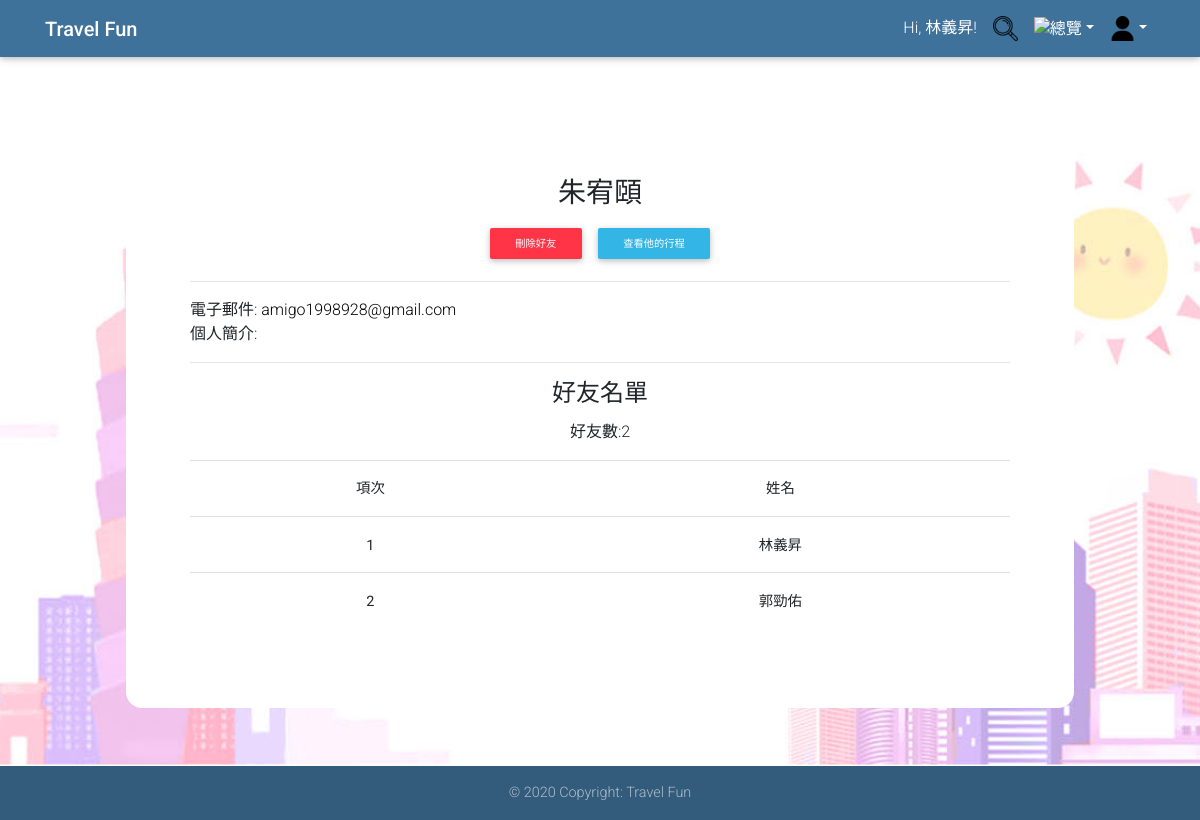
Page /about.php?id=amigo (signed in) on the committed database.
### tables this page shows
CREATE TABLE `user` (
  `user_id` varchar(20) NOT NULL COMMENT '會員帳號',
  `user_password` varchar(128) NOT NULL COMMENT '會員密碼',
  `user_name` varchar(20) NOT NULL COMMENT '會員名稱',
  `user_email` varchar(64) NOT NULL COMMENT '電子郵件',
  `user_key` char(32) NOT NULL COMMENT '代碼',
  `introduction` text NOT NULL COMMENT '自我介紹',
  `Authority` int(1) DEFAULT NULL COMMENT '權限代號'
);

CREATE TABLE `friend` (
  `friend_id` int(10) NOT NULL COMMENT '好友編號',
  `oneself` varchar(20) NOT NULL COMMENT '自己(帳號)',
  `others` varchar(20) NOT NULL COMMENT '他人(帳號)',
  `status` int(1) DEFAULT NULL COMMENT '好友狀態'
);

### about.php (the view, shortened to what this page needs)
<?php
mysqli_query($con, "SET NAMES UTF8");
if (!isset($_GET['id'])) {
    if (isset($_SESSION['user_id'])) {
        $id = $_SESSION['user_id'];
    } else {
        header("Location: index.php");
    }
} else {
    $id = strip_tags($_GET['id']);
}
$sql = "SELECT * FROM `user` WHERE user_id='" . $id . "'";
$result = mysqli_query($con, $sql);
$row = mysqli_fetch_assoc($result);
$name = $row['user_name'];
$email = $row['user_email'];
$introduction = $row['introduction'];
if (isset($_GET['id'])) {
    $checksql = "select * from friend where `friend_id` in (SELECT `friend_id` FROM `friend` WHERE `oneself`='" . $_SESSION['user_id'] . "' or `others`='" . $_SESSION['user_id'] . "') and `oneself`='" . $_GET['id'] . "' or `others`='" . $_GET['id'] . "'";
    $checkresult = mysqli_query($con, $checksql);
    $checkrow = mysqli_fetch_assoc($checkresult);
    $friendid = $checkrow['friend_id'];
    $status = $checkrow['status'];
}
if (isset($_GET['Approved']) && isset($_SESSION['user_id'])) {
    $sql2 = "SELECT * FROM `friend` WHERE status is null  and friend_id in (select friend_id from friend where  `others`='$id' ) ORDER BY `friend`.`friend_id` ASC";
} else
{
    $sql2 = "SELECT * FROM `friend` WHERE status = 1 and friend_id in (select friend_id from friend where `oneself` = '$id' or `others`='$id' )  ORDER BY `friend`.`friend_id` ASC";
}
$result2 = mysqli_query($con, $sql2);
$records_per_page = 10;
if (isset($_GET["page"]))
    $page = $_GET["page"];
else
    $page = 1;
$total_records = mysqli_num_rows($result2);
$started_record = $records_per_page * ($page - 1);
if ($total_records != 0)
    mysqli_data_seek($result2, $started_record);
if (isset($_GET['Approved'])) {
    $place = "待審核名單";
} else if (isset($_GET['search'])) {
    $place = "搜尋會員:" . $_GET['search'];
} else {
    $place = "好友名單";
}
?>
<!DOCTYPE html>
<html>
<head>
    <link rel="stylesheet" href="https://use.fontawesome.com/releases/v5.11.2/css/all.css">
    <link rel="stylesheet" href="https://stackpath.bootstrapcdn.com/bootstrap/4.4.1/css/bootstrap.min.css">
    <link rel="stylesheet" href="css/mdb.min.css">
    <link rel="stylesheet" href="css/result.css">
</head>
<body>
    <header>
        <nav class="navbar navbar-expand-lg navbar-dark fixed-top unique-color">
            <div class="container">
                <a class="navbar-brand" href="index.php"><strong>Travel Fun</strong></a>
                <div class="collapse navbar-collapse justify-content-end" id="navbarSupportedContent">
                    <ul class="navbar-nav">
                        <?php if (isset($_SESSION['user_id'])) { ?>
                            <li class="nav-item p-0"><a class="nav-link disabled">Hi, <?php echo $_SESSION['user_name']; ?>!</a></li>
                        <?php } else  ?>
                        <li class="nav-link p-0"> <a class="nav-link" href="search.php"><img src="image/search.png" alt="搜尋" height="25" width="25"></a> </li>
                        <li class="nav-item dropdown">
                            <a class="nav-link dropdown-toggle" id="navbarDropdownMenuLink-333" data-toggle="dropdown" aria-haspopup="true" aria-expanded="false"><img src="image/all.png" alt="總覽" height="25" width="25"></a>
                        <li class="nav-item dropdown">
                            <a class="nav-link dropdown-toggle" id="navbarDropdownMenuLink-333" data-toggle="dropdown" aria-haspopup="true" aria-expanded="false"><img src="image/login.png" alt="login" height="25" width="25"></a>
                        </li>
                    </ul>
                </div>
            </div>
        </nav>
    </header>
    <main>
        <div class="py-md-5">
            <div class="container2">
                <?php if (!isset($_GET['search'])) { ?>
                    <h3 class='text-center card-title'><b><?php echo $name; ?></b></h3>
                    <center>
                        <?php if (isset($_GET['id']) && $_GET['id'] != $_SESSION['user_id']) {
                            if (empty($checkrow)) { ?>
                                <input class="btn btn-info btn-sm" type="button" value="成為好友" onclick="location.href='about.php?id=<?php echo $_GET['id']; ?>&addfriend=<?php echo $_GET['id']; ?>'" />
                            <?php } else if ($status == 1) { ?>
                                <input class="btn btn-danger btn-sm" type="button" value="刪除好友" onclick="location.href='about.php?id=<?php echo $_GET['id']; ?>&del=<?php echo $friendid; ?>'" />
                        <?php }
                        } ?>
                        <?php if ($id != $_SESSION['user_id']) { ?>
                            <button class="btn btn-info btn-sm" type="button" onclick="location.href='itineraries.php?id=<?php echo $id; ?>'">查看他的行程</button>
                        <?php } ?>
                    </center>
                    <hr>
                    電子郵件:<?php echo " <a href='mailto:" . $email . "'><font color='black'>" . $email . "</font></a>"; ?> <br>
                    個人簡介:<?php echo $introduction.$addfriendsql; ?> <br>
                    <hr>
                <?php } ?>
                <h4 class='text-center card-title'><b><?php echo $place; ?></b></h4>
                <center>好友數:<?php echo $total_records; ?><p>
                        <center>
                            <table class='table'>
                                <thead>
                                    <tr align='center' valign='center'>
                                        <td>項次</td>
                                        <td>
                                            <nobr>姓名</nobr>
                                        </td>
                                </thead>
                                <tbody>
                                    <?php
                                    $j = 1;
                                    while ($row2 = mysqli_fetch_assoc($result2) and $j <= $records_per_page) {
                                        $oneself = $row2['oneself'];
                                        $other = $row2['others'];
                                        if ($oneself == $id) {
                                            $out_id = $other;
                                        } else {
                                            $out_id = $oneself;
                                        }
                                        $selectsql = "select * from user where user_id='" . $out_id . "'";
                                        $selectresult = mysqli_query($con, $selectsql);
                                        $selectrow = mysqli_fetch_assoc($selectresult);
                                        $out_name = $selectrow['user_name'];
                                        $j++;
                                    ?>
                                        <tr align="center" valign="center">
                                            <th><?php echo $j - 1; ?></th>
                                            <th><a href=?id=<?php echo $out_id; ?>><?php echo $out_name ?></a></th>
                                        </tr>
                                    <?php } ?>
                                </tbody>
                            </table>
                            <ul class="pagination">
                            </ul>
            </div>
        </div>
    </main>
    <footer class="page-footer font-small unique-color fixed-bottom">
        <div class="footer-copyright text-center py-3">© 2020 Copyright: Travel Fun</div>
    </footer>
</body>
</html>

### css/result.css (style rules this page uses)
html, body { height: 100%; background-image: url("../image/background_image.jpg"); background-attachment: fixed; background-position: center; background-repeat: no-repeat; background-size: cover; }
.container2 { max-width: 948px; margin: 4em auto; padding: 4em; padding-bottom: 2em; background: #fff; border-radius: 1em; }

### rows in the picture
user: user_name "朱宥頤", user_email "amigo1998928@gmail.com"
friend: oneself.user_name "林義昇"
friend: others.user_name "郭勁佑"

### other values in the picture
$_SESSION['user_name'] "林義昇"
$place "好友名單"
$total_records "2"
